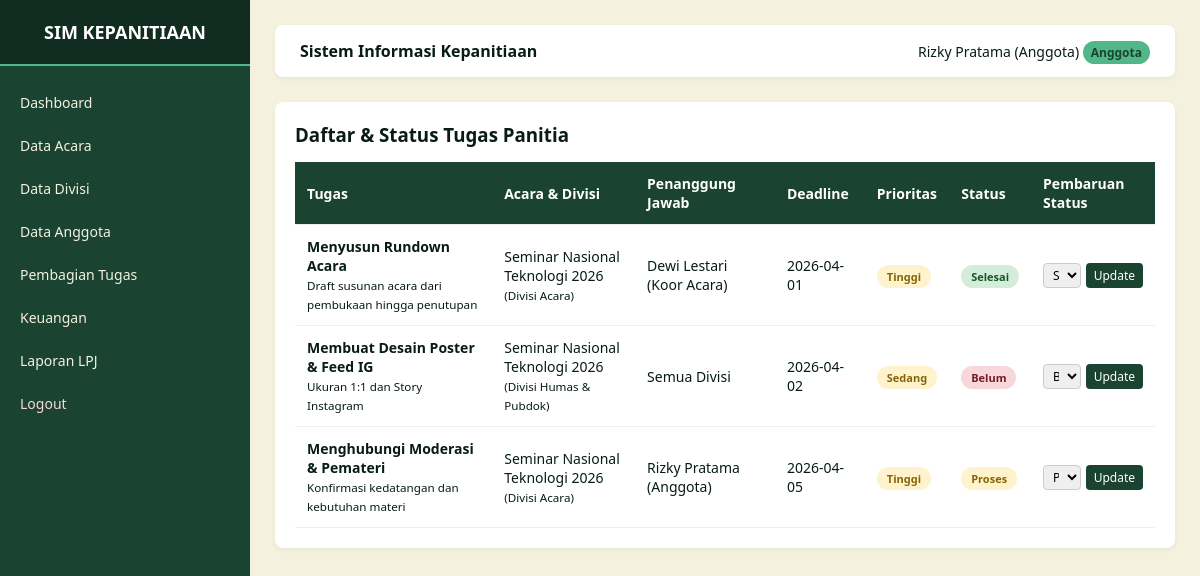
The app's page /modules/tugas/index.php (signed in) with its own data.
### tables this page shows
CREATE TABLE IF NOT EXISTS `tugas` (
  `id` INT AUTO_INCREMENT PRIMARY KEY,
  `acara_id` INT NOT NULL,
  `divisi_id` INT NOT NULL,
  `assigned_to` INT DEFAULT NULL,
  `nama_tugas` VARCHAR(150) NOT NULL,
  `deskripsi` TEXT,
  `deadline` DATE NOT NULL,
  `prioritas` ENUM('Rendah', 'Sedang', 'Tinggi') DEFAULT 'Sedang',
  `status` ENUM('Belum', 'Proses', 'Selesai') DEFAULT 'Belum',
  FOREIGN KEY (`acara_id`) REFERENCES `acara`(`id`) ON DELETE CASCADE,
  FOREIGN KEY (`divisi_id`) REFERENCES `divisi`(`id`) ON DELETE CASCADE,
  FOREIGN KEY (`assigned_to`) REFERENCES `users`(`id`) ON DELETE SET NULL
);

CREATE TABLE IF NOT EXISTS `acara` (
  `id` INT AUTO_INCREMENT PRIMARY KEY,
  `nama_acara` VARCHAR(150) NOT NULL,
  `tanggal_mulai` DATE NOT NULL,
  `tanggal_selesai` DATE NOT NULL,
  `lokasi` VARCHAR(150) NOT NULL,
  `status` ENUM('Direncanakan', 'Berjalan', 'Selesai') DEFAULT 'Direncanakan',
  `deskripsi` TEXT
);

CREATE TABLE IF NOT EXISTS `divisi` (
  `id` INT AUTO_INCREMENT PRIMARY KEY,
  `nama_divisi` VARCHAR(100) NOT NULL,
  `deskripsi` TEXT
);

CREATE TABLE IF NOT EXISTS `users` (
  `id` INT AUTO_INCREMENT PRIMARY KEY,
  `nama` VARCHAR(100) NOT NULL,
  `username` VARCHAR(50) NOT NULL UNIQUE,
  `password` VARCHAR(255) NOT NULL,
  `role` ENUM('Ketua', 'Sekretaris', 'Bendahara', 'Koordinator', 'Anggota') NOT NULL,
  `divisi_id` INT DEFAULT NULL,
  `email` VARCHAR(100),
  `no_hp` VARCHAR(20),
  `created_at` TIMESTAMP DEFAULT CURRENT_TIMESTAMP,
  FOREIGN KEY (`divisi_id`) REFERENCES `divisi`(`id`) ON DELETE SET NULL
);

### modules/tugas/index.php (the view, shortened to what this page needs)
<?php
require_once "../../includes/header.php";
?>
<div class="card-table">
  <div class="table-header">
    <h3>Daftar & Status Tugas Panitia</h3>
  </div>
  <table>
    <thead>
      <tr>
        <th>Tugas</th>
        <th>Acara & Divisi</th>
        <th>Penanggung Jawab</th>
        <th>Deadline</th>
        <th>Prioritas</th>
        <th>Status</th>
        <th>Pembaruan Status</th>
      </tr>
    </thead>
    <tbody>
      <?php
      $query = mysqli_query($conn, "SELECT t.*, a.nama_acara, d.nama_divisi, u.nama as nama_pj
                                   FROM tugas t
                                   JOIN acara a ON t.acara_id = a.id
                                   JOIN divisi d ON t.divisi_id = d.id
                                   LEFT JOIN users u ON t.assigned_to = u.id
                                   ORDER BY t.deadline ASC");
      while ($t = mysqli_fetch_assoc($query)):
      ?>
      <tr>
        <td>
          <strong><?= htmlspecialchars($t['nama_tugas']); ?></strong><br>
          <small><?= htmlspecialchars($t['deskripsi']); ?></small>
        </td>
        <td><?= htmlspecialchars($t['nama_acara']); ?><br><small>(<?= htmlspecialchars($t['nama_divisi']); ?>)</small></td>
        <td><?= htmlspecialchars($t['nama_pj'] ?? 'Semua Divisi'); ?></td>
        <td><?= $t['deadline']; ?></td>
        <td><span class="badge badge-warning"><?= $t['prioritas']; ?></span></td>
        <td>
          <?php if($t['status'] == 'Selesai'): ?>
            <span class="badge badge-success">Selesai</span>
          <?php elseif($t['status'] == 'Proses'): ?>
            <span class="badge badge-warning">Proses</span>
          <?php else: ?>
            <span class="badge badge-danger">Belum</span>
          <?php endif; ?>
        </td>
        <td>
          <form method="POST" action="" style="display:flex; gap:5px;">
            <select name="status" class="form-control" style="padding:2px 5px; font-size:12px;">
              <option value="Belum" <?= $t['status']=='Belum'?'selected':''; ?>>Belum</option>
              <option value="Proses" <?= $t['status']=='Proses'?'selected':''; ?>>Proses</option>
              <option value="Selesai" <?= $t['status']=='Selesai'?'selected':''; ?>>Selesai</option>
            </select>
            <button type="submit" name="update_status" class="btn btn-primary" style="padding:2px 8px; font-size:12px;">Update</button>
          </form>
        </td>
      </tr>
      <?php endwhile; ?>
    </tbody>
  </table>
</div>
<?php require_once "../../includes/footer.php"; ?>

### assets/css/style.css (style rules this page uses)
:root { --hijau-tua: #1b4332; --hijau-sedang: #2d6a4f; --hijau-muda: #52b788; --cream: #f4f1de; --cream-muda: #fefae0; --putih: #ffffff; --teks-gelap: #081c15; --teks-abu: #4a5568; --merah: #e63946; --kuning: #f4a261; }
* { box-sizing: border-box; margin: 0; padding: 0; font-family: 'Segoe UI', Tahoma, Geneva, Verdana, sans-serif; }
body { background-color: var(--cream); color: var(--teks-gelap); display: flex; min-height: 100vh; }
.card-table { background-color: var(--putih); padding: 20px; border-radius: 8px; box-shadow: 0 2px 5px rgba(0,0,0,0.05); }
.table-header { display: flex; justify-content: space-between; align-items: center; margin-bottom: 15px; }
table { width: 100%; border-collapse: collapse; }
th, td { padding: 12px; text-align: left; border-bottom: 1px solid #eee; font-size: 14px; }
th { background-color: var(--hijau-tua); color: var(--putih); }
.btn { padding: 8px 15px; border: none; border-radius: 4px; cursor: pointer; text-decoration: none; font-size: 13px; display: inline-block; }
.btn-primary { background-color: var(--hijau-tua); color: var(--putih); }
.form-control { width: 100%; padding: 10px; border: 1px solid #ccc; border-radius: 4px; font-size: 14px; }
.badge { padding: 4px 10px; border-radius: 12px; font-size: 11px; font-weight: bold; }
.badge-success { background-color: #d4edda; color: #155724; }
.badge-warning { background-color: #fff3cd; color: #856404; }
.badge-danger { background-color: #f8d7da; color: #721c24; }

### records on screen
tugas: nama_tugas "Menyusun Rundown Acara", deskripsi "Draft susunan acara dari pembukaan hingga penutupan", acara.nama_acara "Seminar Nasional Teknologi 2026", divisi.nama_divisi "Divisi Acara", assigned_to.nama "Dewi Lestari (Koor Acara)", deadline "2026-04-01", prioritas "Tinggi", shows "Selesai", status "Selesai"
tugas: nama_tugas "Membuat Desain Poster & Feed IG", deskripsi "Ukuran 1:1 dan Story Instagram", acara.nama_acara "Seminar Nasional Teknologi 2026", divisi.nama_divisi "Divisi Humas & Pubdok", nama_pj "Semua Divisi", deadline "2026-04-02", prioritas "Sedang", shows "Belum", status "Belum"
tugas: nama_tugas "Menghubungi Moderasi & Pemateri", deskripsi "Konfirmasi kedatangan dan kebutuhan materi", acara.nama_acara "Seminar Nasional Teknologi 2026", divisi.nama_divisi "Divisi Acara", assigned_to.nama "Rizky Pratama (Anggota)", deadline "2026-04-05", prioritas "Tinggi", shows "Proses", status "Proses"

### other values on screen
$user_nama "Rizky Pratama (Anggota)"
$user_role "Anggota"
